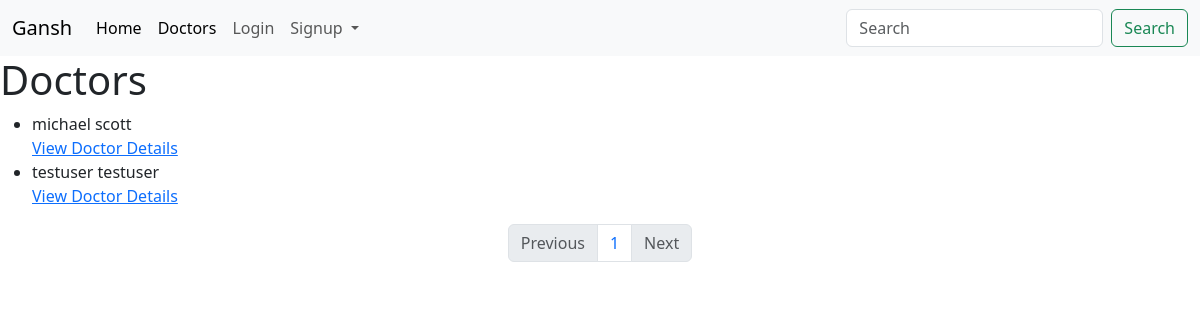
Page /doctors on the committed database.
### thesis_api/models.py (models this page shows, shortened)
class Doctor(models.Model):
    male = 'male'
    female = 'female'
    category_choices = [
        (male , 'male'), (female ,'female')
    ]
    user = models.ForeignKey(User, on_delete=models.CASCADE)
    slug = models.SlugField(null=True, blank=True)
    first_name = models.CharField(max_length=50)
    last_name = models.CharField(max_length=50)
    specialization = models.CharField(max_length=150)
    date_of_birth = models.DateField(auto_now=False, auto_now_add=False)
    language = models.CharField(max_length=50)
    gender = models.CharField(max_length=50, choices=category_choices)
    email = models.EmailField(max_length=254)

### thesis_api/views.py (the view)
# urls.py: path('doctors', views.DoctorList.as_view(), name="doctors"),
class DoctorList(APIView):
    renderer_classes = [TemplateHTMLRenderer]
    template_name = 'doctor_list.html'
    def get(self, request):
        p = Paginator(Doctor.objects.all().order_by("-id"), 2)
        page = request.GET.get('page')
        queryset = p.get_page(page)
        return Response({'doctors': queryset})

### templates/doctor_list.html
{% extends "base.html" %}
{% load rest_framework %}
{% block content %}
    <h1>Doctors</h1>
    <ul>
        {% for doctor in doctors %}
        <li>{{ doctor.first_name }} {{ doctor.last_name }}</li>
        <a href='{% url "doctor-details" doctor.slug %}'>View Doctor Details</a>
        {% endfor %}
    </ul>
    <nav aria-label="Page navigation example">
        <ul class="pagination justify-content-center"> {% if doctors.has_previous %}
          <li class="page-item"><a class="page-link" href="?page={{doctors.previous_page_number}}">Previous</a></li>
          {% else %}
          <li class="page-item disabled">
            <a class="page-link">Previous</a>
          </li>
          {% endif %}
          {% for page in doctors.paginator.page_range %}
          <li class="page-item"><a class="page-link" href="?page={{ page }}">{{ page }}</a></li>
          {% endfor %}
          {% if doctors.has_next %}
          <li class="page-item"><a class="page-link" href="?page={{doctors.next_page_number}}">Next</a></li>
          {% else %}
          <li class="page-item disabled">
            <a class="page-link">Next</a>
          </li>
          {% endif %}
        </ul>
    </nav>
{% endblock content %}

### rows in the picture
Doctor: first_name "michael", last_name "scott"
Doctor: first_name "testuser", last_name "testuser"

### other values in the picture
{{ page }} "1"
